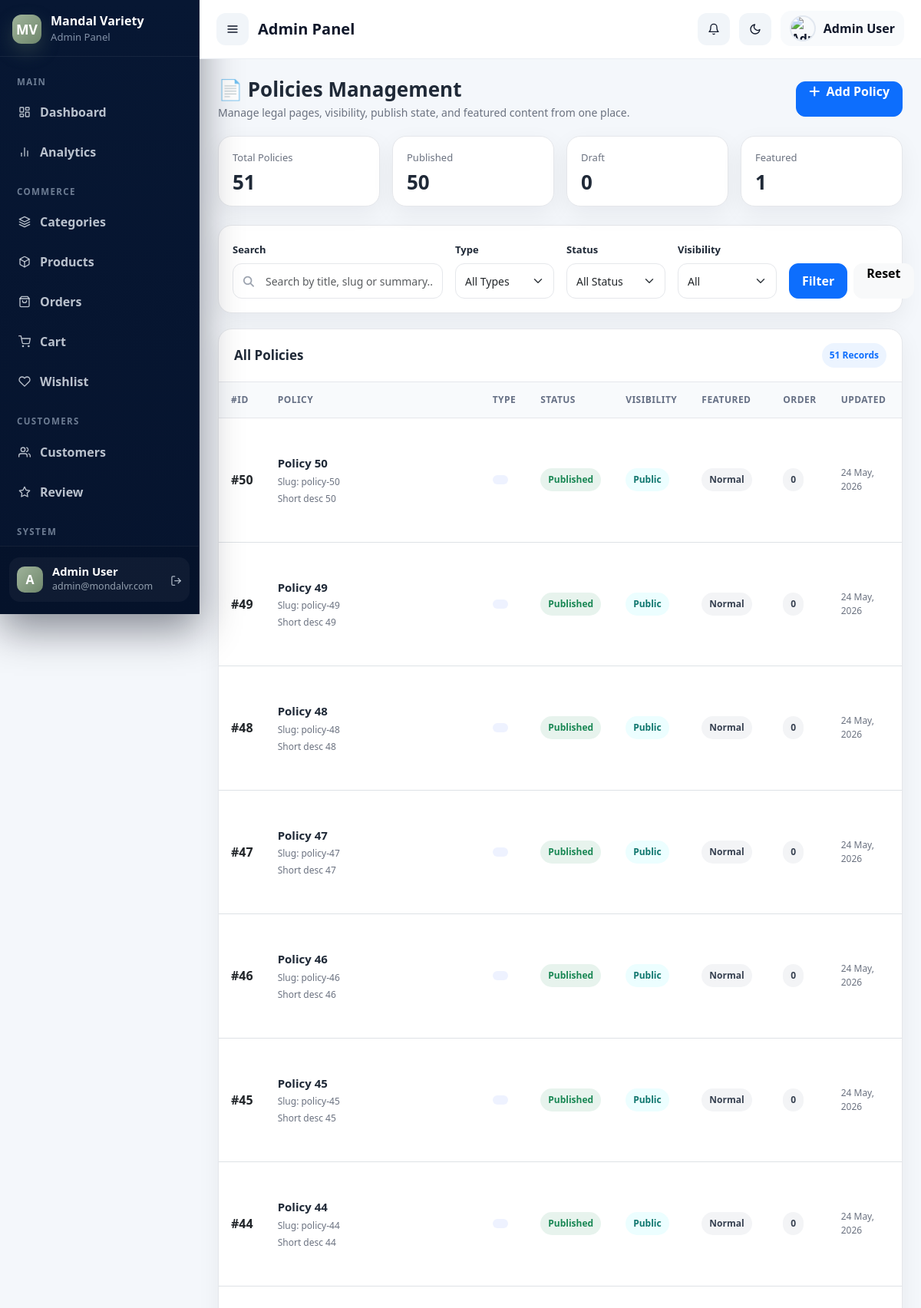
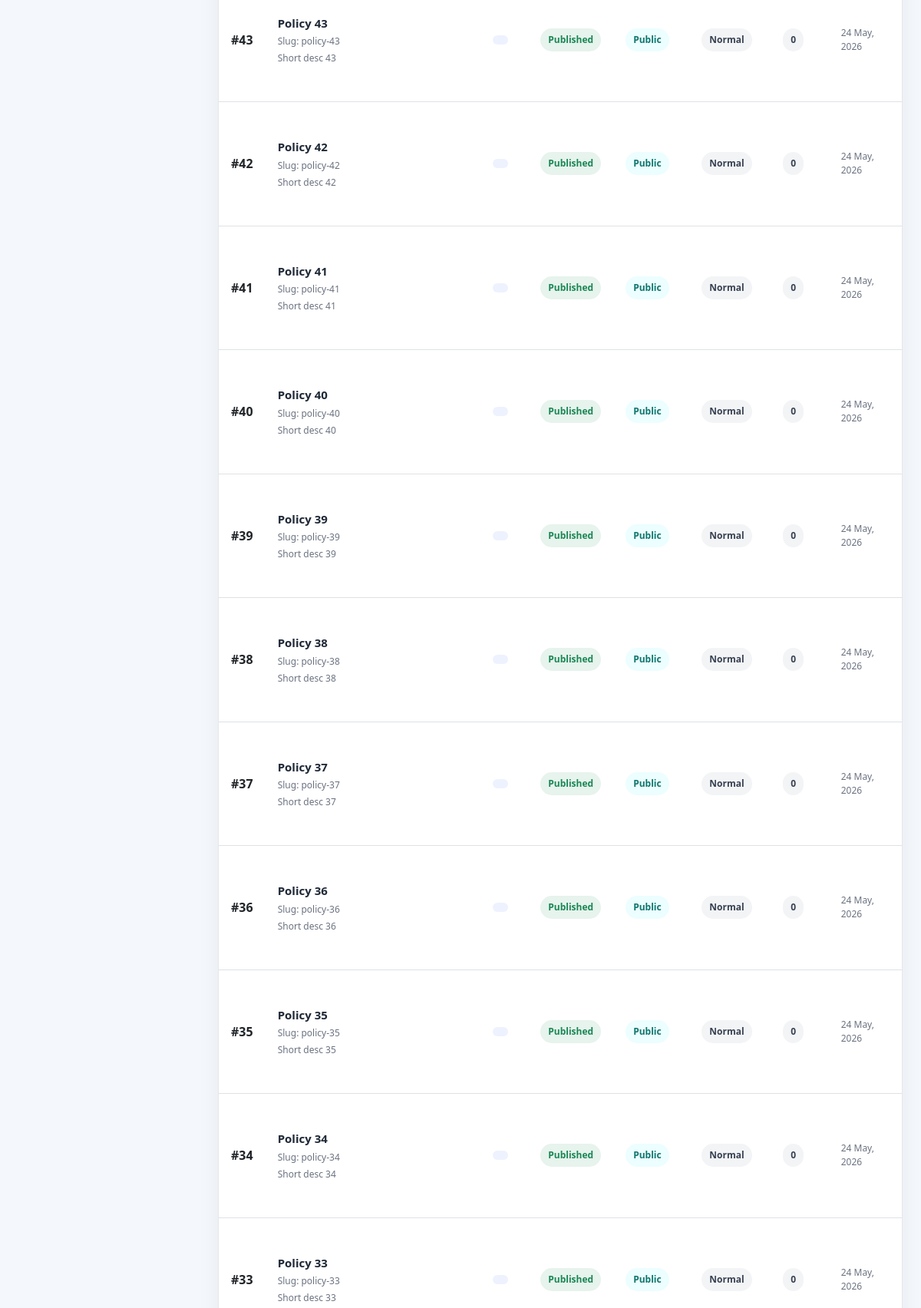
/admin/policies/list.php (signed in, upper part), run on the app's committed database (2 pictures, top to bottom).
### tables this page shows
CREATE TABLE `users` (
  `id` int(11) NOT NULL,
  `name` varchar(255) NOT NULL,
  `email` varchar(255) NOT NULL,
  `phone` varchar(20) NOT NULL,
  `password` varchar(255) NOT NULL,
  `role` enum('customer','admin','delivery') DEFAULT 'customer',
  `address` text DEFAULT NULL,
  `city` varchar(100) DEFAULT NULL,
  `state` varchar(100) DEFAULT NULL,
  `country` varchar(100) DEFAULT NULL,
  `profile_image` varchar(255) DEFAULT NULL,
  `pincode` varchar(10) DEFAULT NULL,
  `is_active` tinyint(1) DEFAULT 1,
  `created_at` timestamp NOT NULL DEFAULT current_timestamp(),
  `updated_at` timestamp NOT NULL DEFAULT current_timestamp() ON UPDATE current_timestamp(),
  `otp` varchar(6) DEFAULT NULL,
  `otp_expires_at` timestamp NULL DEFAULT NULL,
  `is_verified` tinyint(1) DEFAULT 0,
  `email_verified_at` timestamp NULL DEFAULT NULL,
  `last_login` datetime DEFAULT NULL,
  `login_otp` varchar(10) DEFAULT NULL,
  `otp_expiry` datetime DEFAULT NULL
);

CREATE TABLE `policies` (
  `id` int(11) NOT NULL,
  `title` varchar(255) NOT NULL,
  `slug` varchar(255) NOT NULL,
  `type` enum('privacy_policy','terms_conditions','refund_policy','shipping_policy','cancellation_policy','about_us','contact_us','faq','custom') DEFAULT 'custom',
  `short_description` text DEFAULT NULL,
  `content` longtext DEFAULT NULL,
  `status` enum('draft','published','archived') DEFAULT 'draft',
  `visibility` enum('public','private') DEFAULT 'public',
  `is_featured` tinyint(1) DEFAULT 0,
  `display_order` int(11) DEFAULT 0,
  `meta_title` varchar(255) DEFAULT NULL,
  `meta_keywords` text DEFAULT NULL,
  `meta_description` text DEFAULT NULL,
  `created_at` timestamp NOT NULL DEFAULT current_timestamp(),
  `updated_at` timestamp NOT NULL DEFAULT current_timestamp() ON UPDATE current_timestamp()
);

### admin/includes/config.php (called while the page is built, shortened)
<?php
if (!function_exists('e')) {
    function e($string) {
        return htmlspecialchars($string ?? '', ENT_QUOTES, 'UTF-8');
    }
}
?>

### admin/policies/list.php (the view, shortened to what this page needs)
<?php include '../includes/header.php'; ?>
<?php include '../includes/sidebar.php'; ?>
<?php
$errors = [];
$search = trim($_GET['search'] ?? '');
function policyTypeLabel($type) {
    $map = [
        'privacy_policy' => 'Privacy Policy',
        'terms_conditions' => 'Terms & Conditions',
        'refund_policy' => 'Refund Policy',
        'shipping_policy' => 'Shipping Policy',
        'cancellation_policy' => 'Cancellation Policy',
        'about_us' => 'About Us',
        'contact_us' => 'Contact Us',
        'faq' => 'FAQ',
        'custom' => 'Custom',
    ];
    return $map[$type] ?? ucfirst(str_replace('_', ' ', (string)$type));
}
function policyStatusBadge($status) {
    switch ($status) {
        case 'published':
            return '<span class="policy-badge badge-published">Published</span>';
        default:
            return '<span class="policy-badge badge-draft">Draft</span>';
    }
}
function policyVisibilityBadge($visibility) {
    return $visibility === 'private'
        ? '<span class="policy-badge badge-private">Private</span>'
        : '<span class="policy-badge badge-public">Public</span>';
}
$where = " WHERE 1 ";
$params = [];
$policies = [];
try {
    $sql = "
        SELECT
            id, title, slug, type, short_description, status, visibility,
            is_featured, display_order, created_at, updated_at
        FROM policies
        {$where}
        ORDER BY display_order ASC, id DESC
    ";
    $stmt = $conn->prepare($sql);
    $stmt->execute($params);
    $policies = $stmt->fetchAll(PDO::FETCH_ASSOC);
} catch (Exception $ex) {
    $errors[] = 'Could not load policies. Make sure the policies table exists.';
}
$summary = [
    'total' => 0,
    'published' => 0,
    'draft' => 0,
    'featured' => 0,
];
try {
    $summary['total'] = (int)$conn->query("SELECT COUNT(*) FROM policies")->fetchColumn();
    $summary['published'] = (int)$conn->query("SELECT COUNT(*) FROM policies WHERE status = 'published'")->fetchColumn();
    $summary['draft'] = (int)$conn->query("SELECT COUNT(*) FROM policies WHERE status = 'draft'")->fetchColumn();
    $summary['featured'] = (int)$conn->query("SELECT COUNT(*) FROM policies WHERE is_featured = 1")->fetchColumn();
} catch (Exception $ex) {}
?>
<div class="w-100">
    <?php include '../includes/topbar.php'; ?>
    <div class="container-fluid policies-page">
        <div class="policies-heading">
            <div>
                <h4 class="policies-title">📄 Policies Management</h4>
                <p class="policies-subtitle">Manage legal pages, visibility, publish state, and featured content from one place.</p>
            </div>
            <div class="d-flex gap-2 flex-wrap">
                <a href="create.php" class="btn btn-primary btn-policy">
                    <i class="fa fa-plus me-1"></i> Add Policy
                </a>
            </div>
        </div>
        <div class="row g-3 mb-4">
            <div class="col-md-3">
                <div class="policy-stat-card">
                    <span class="policy-stat-label">Total Policies</span>
                    <h3 class="policy-stat-value"><?= (int)$summary['total'] ?></h3>
                </div>
            </div>
            <div class="col-md-3">
                <div class="policy-stat-card">
                    <span class="policy-stat-label">Published</span>
                    <h3 class="policy-stat-value"><?= (int)$summary['published'] ?></h3>
                </div>
            </div>
            <div class="col-md-3">
                <div class="policy-stat-card">
                    <span class="policy-stat-label">Draft</span>
                    <h3 class="policy-stat-value"><?= (int)$summary['draft'] ?></h3>
                </div>
            </div>
            <div class="col-md-3">
                <div class="policy-stat-card">
                    <span class="policy-stat-label">Featured</span>
                    <h3 class="policy-stat-value"><?= (int)$summary['featured'] ?></h3>
                </div>
            </div>
        </div>
        <div class="policies-filter-card">
            <form method="GET" class="row g-3 align-items-end">
                <div class="col-lg-4 col-md-6">
                    <label class="form-label">Search</label>
                    <div class="policies-search-wrap">
                        <span class="policies-search-icon"><i class="fa fa-search"></i></span>
                        <input type="text" name="search" class="form-control policies-search-input" placeholder="Search by title, slug or summary..." value="<?= e($search) ?>">
                    </div>
                </div>
                <div class="col-lg-2 col-md-6">
                    <label class="form-label">Type</label>
                    <select name="type" class="form-select">
                        <option value="">All Types</option>
                    </select>
                </div>
                <div class="col-lg-2 col-md-6">
                    <label class="form-label">Status</label>
                    <select name="status" class="form-select">
                        <option value="">All Status</option>
                    </select>
                </div>
                <div class="col-lg-2 col-md-6">
                    <label class="form-label">Visibility</label>
                    <select name="visibility" class="form-select">
                        <option value="">All</option>
                    </select>
                </div>
                <div class="col-lg-2 col-md-12">
                    <div class="d-grid gap-2 d-md-flex">
                        <button type="submit" class="btn btn-primary btn-policy flex-fill">Filter</button>
                        <a href="list.php" class="btn btn-light btn-policy flex-fill">Reset</a>
                    </div>
                </div>
            </form>
        </div>
        <div class="policies-card">
            <div class="policies-card-header">
                <h5 class="policies-card-title">All Policies</h5>
                <span class="policies-count-badge"><?= count($policies) ?> Records</span>
            </div>
            <div class="table-responsive">
                <table class="table policies-table align-middle">
                    <thead>
                        <tr>
                            <th>#ID</th>
                            <th>Policy</th>
                            <th>Type</th>
                            <th>Status</th>
                            <th>Visibility</th>
                            <th>Featured</th>
                            <th>Order</th>
                            <th>Updated</th>
                            <th class="text-center">Actions</th>
                        </tr>
                    </thead>
                    <tbody>
                        <?php if (!empty($policies)): ?>
                            <?php foreach ($policies as $policy): ?>
                                <?php
                                    $isFeatured = ((int)$policy['is_featured'] === 1);
                                ?>
                                <tr>
                                    <td><strong>#<?= (int)$policy['id'] ?></strong></td>
                                    <td class="policy-title-cell">
                                        <div class="policy-main-title"><?= e($policy['title'] ?: 'Untitled Policy') ?></div>
                                        <p class="policy-meta mb-1">Slug: <?= e($policy['slug'] ?: 'n/a') ?></p>
                                        <p class="policy-meta mb-0"><?= e(mb_strimwidth((string)($policy['short_description'] ?? ''), 0, 90, '...')) ?></p>
                                    </td>
                                    <td>
                                        <span class="policy-badge badge-type"><?= e(policyTypeLabel($policy['type'])) ?></span>
                                    </td>
                                    <td><?= policyStatusBadge($policy['status']) ?></td>
                                    <td><?= policyVisibilityBadge($policy['visibility']) ?></td>
                                    <td>
                                        <?php if ($isFeatured): ?>
                                            <span class="policy-badge badge-featured">Featured</span>
                                        <?php else: ?>
                                            <span class="policy-badge badge-order">Normal</span>
                                        <?php endif; ?>
                                    </td>
                                    <td>
                                        <span class="policy-badge badge-order"><?= (int)$policy['display_order'] ?></span>
                                    </td>
                                    <td>
                                        <div class="policy-meta">
                                            <?= !empty($policy['updated_at']) ? date('d M, Y', strtotime($policy['updated_at'])) : 'N/A' ?>
                                        </div>
                                    </td>
                                    <td class="text-center">
                                    </td>
                                </tr>
                            <?php endforeach; ?>
                        <?php endif; ?>
                    </tbody>
                </table>
            </div>
        </div>
    </div>
</div>
<?php include '../includes/footer.php'; ?>

### admin/includes/header.php (style rules this page uses)
.d-flex > .w-100 { min-width: 0; width: calc(100% - 260px) !important; flex-grow: 1; }

### admin/includes/sidebar.php (style rules this page uses)
:root { --sidebar-bg: #071733; --sidebar-bg-2: #0a1d3f; --sidebar-border: rgba(255,255,255,0.06); --sidebar-text: rgba(226, 232, 240, 0.82); --sidebar-text-soft: rgba(148, 163, 184, 0.88); --sidebar-text-strong: #ffffff; --sidebar-active: rgba(148, 163, 184, 0.20); --sidebar-hover: rgba(148, 163, 184, 0.12); --sidebar-icon-bg: linear-gradient(135deg, #9fb39a 0%, #6f876c 100%); --sidebar-shadow: 0 20px 50px rgba(2, 6, 23, 0.45); }

### admin/policies/list.php (style rules this page uses)
:root { --po-primary:#0d6efd; --po-primary-soft:rgba(13,110,253,.08); --po-success:#198754; --po-success-soft:rgba(25,135,84,.10); --po-warning:#f59e0b; --po-warning-soft:rgba(245,158,11,.12); --po-danger:#dc3545; --po-danger-soft:rgba(220,53,69,.10); --po-info:#0ea5e9; --po-info-soft:rgba(14,165,233,.10); --po-dark:#111827; --po-text:#1f2937; --po-muted:#6b7280; --po-border:#e5e7eb; --po-bg:#f4f7fb; --po-card:#ffffff; --po-shadow:0 10px 30px rgba(15,23,42,.06); --po-shadow-lg:0 20px 40px rgba(15,23,42,.12); --po-radius:18px; }
body { background:var(--po-bg); }
.policies-page { padding:24px; }
.policies-heading { display:flex; justify-content:space-between; align-items:center; gap:12px; flex-wrap:wrap; margin-bottom:20px; }
.policies-title { font-size:26px; font-weight:800; color:var(--po-text); margin-bottom:4px; }
.policies-subtitle { font-size:14px; color:var(--po-muted); margin:0; }
.policies-card, .policies-filter-card, .policy-stat-card { background:var(--po-card); border:1px solid var(--po-border); border-radius:var(--po-radius); box-shadow:var(--po-shadow); }
.policy-stat-card { padding:18px; height:100%; transition:transform .2s ease; }
.policy-stat-label { display:block; font-size:13px; color:var(--po-muted); margin-bottom:8px; }
.policy-stat-value { margin:0; font-size:26px; line-height:1; font-weight:800; color:var(--po-text); }
.policies-filter-card { padding:18px; margin-bottom:20px; }
.form-label { font-size:13px; font-weight:700; color:var(--po-text); margin-bottom:8px; }
.form-control, .form-select { min-height:46px; border-radius:12px; border:1px solid var(--po-border); box-shadow:none; font-size:14px; }
.policies-search-wrap { position:relative; }
.policies-search-icon { position:absolute; top:50%; left:14px; transform:translateY(-50%); color:#9ca3af; font-size:14px; pointer-events:none; }
.policies-search-input { padding-left:42px; }
.btn-policy { min-height:46px; border-radius:12px; font-weight:700; padding:0 16px; }
.policies-card-header { padding:18px 20px; border-bottom:1px solid var(--po-border); display:flex; justify-content:space-between; align-items:center; gap:12px; flex-wrap:wrap; }
.policies-card-title { margin:0; font-size:17px; font-weight:800; color:var(--po-text); }
.policies-count-badge { display:inline-flex; align-items:center; padding:7px 10px; border-radius:999px; background:var(--po-primary-soft); color:var(--po-primary); font-size:12px; font-weight:700; }
.table.policies-table { margin:0; }
.policies-table thead th { background:#f8fafc; color:#667085; font-size:12px; text-transform:uppercase; letter-spacing:.04em; font-weight:800; padding:14px 16px; border-bottom:1px solid var(--po-border); white-space:nowrap; }
.policies-table tbody td { padding:16px; vertical-align:middle; border-top:1px solid #f1f5f9; }
.policies-table tbody tr { transition:background-color .2s ease; }
.policy-title-cell { min-width:280px; }
.policy-main-title { font-size:15px; font-weight:800; color:var(--po-text); margin-bottom:4px; }
.policy-meta { font-size:12px; color:var(--po-muted); margin:0; line-height:1.5; }
.policy-badge { display:inline-flex; align-items:center; justify-content:center; padding:6px 10px; border-radius:999px; font-size:12px; font-weight:700; white-space:nowrap; }
.badge-type { background:#eef2ff; color:#4338ca; }
.badge-published { background:var(--po-success-soft); color:var(--po-success); }
.badge-public { background:#ecfeff; color:#0f766e; }
.badge-order { background:#f3f4f6; color:#374151; }

### data on the page
users: id "50", is_verified "0", is_active "1"
policies: id "50", title "Policy 50", slug "policy-50", short_description "Short desc 50", status "Published", visibility "Public", is_featured "Normal", display_order "0", updated_at "24 May, 2026"
policies: id "49", title "Policy 49", slug "policy-49", short_description "Short desc 49", status "Published", visibility "Public", is_featured "Normal", display_order "0", updated_at "24 May, 2026"
policies: id "48", title "Policy 48", slug "policy-48", short_description "Short desc 48", status "Published", visibility "Public", is_featured "Normal", display_order "0", updated_at "24 May, 2026"
policies: id "47", title "Policy 47", slug "policy-47", short_description "Short desc 47", status "Published", visibility "Public", is_featured "Normal", display_order "0", updated_at "24 May, 2026"
policies: id "46", title "Policy 46", slug "policy-46", short_description "Short desc 46", status "Published", visibility "Public", is_featured "Normal", display_order "0", updated_at "24 May, 2026"
policies: id "45", title "Policy 45", slug "policy-45", short_description "Short desc 45", status "Published", visibility "Public", is_featured "Normal", display_order "0", updated_at "24 May, 2026"
policies: id "44", title "Policy 44", slug "policy-44", short_description "Short desc 44", status "Published", visibility "Public", is_featured "Normal", display_order "0", updated_at "24 May, 2026"
policies: id "43", title "Policy 43", slug "policy-43", short_description "Short desc 43", status "Published", visibility "Public", is_featured "Normal", display_order "0", updated_at "24 May, 2026"
policies: id "42", title "Policy 42", slug "policy-42", short_description "Short desc 42", status "Published", visibility "Public", is_featured "Normal", display_order "0", updated_at "24 May, 2026"
policies: id "41", title "Policy 41", slug "policy-41", short_description "Short desc 41", status "Published", visibility "Public", is_featured "Normal", display_order "0", updated_at "24 May, 2026"
policies: id "40", title "Policy 40", slug "policy-40", short_description "Short desc 40", status "Published", visibility "Public", is_featured "Normal", display_order "0", updated_at "24 May, 2026"
policies: id "39", title "Policy 39", slug "policy-39", short_description "Short desc 39", status "Published", visibility "Public", is_featured "Normal", display_order "0", updated_at "24 May, 2026"
policies: id "38", title "Policy 38", slug "policy-38", short_description "Short desc 38", status "Published", visibility "Public", is_featured "Normal", display_order "0", updated_at "24 May, 2026"
policies: id "37", title "Policy 37", slug "policy-37", short_description "Short desc 37", status "Published", visibility "Public", is_featured "Normal", display_order "0", updated_at "24 May, 2026"
policies: id "36", title "Policy 36", slug "policy-36", short_description "Short desc 36", status "Published", visibility "Public", is_featured "Normal", display_order "0", updated_at "24 May, 2026"
policies: id "35", title "Policy 35", slug "policy-35", short_description "Short desc 35", status "Published", visibility "Public", is_featured "Normal", display_order "0", updated_at "24 May, 2026"
policies: id "34", title "Policy 34", slug "policy-34", short_description "Short desc 34", status "Published", visibility "Public", is_featured "Normal", display_order "0", updated_at "24 May, 2026"
policies: id "33", title "Policy 33", slug "policy-33", short_description "Short desc 33", status "Published", visibility "Public", is_featured "Normal", display_order "0", updated_at "24 May, 2026"

### other printed values
substr($adminName, 0, 1) "A"
$adminName "Admin User"
$adminEmail "admin@mondalvr.com"
$summary['total'] "51"
count($policies) "51"
